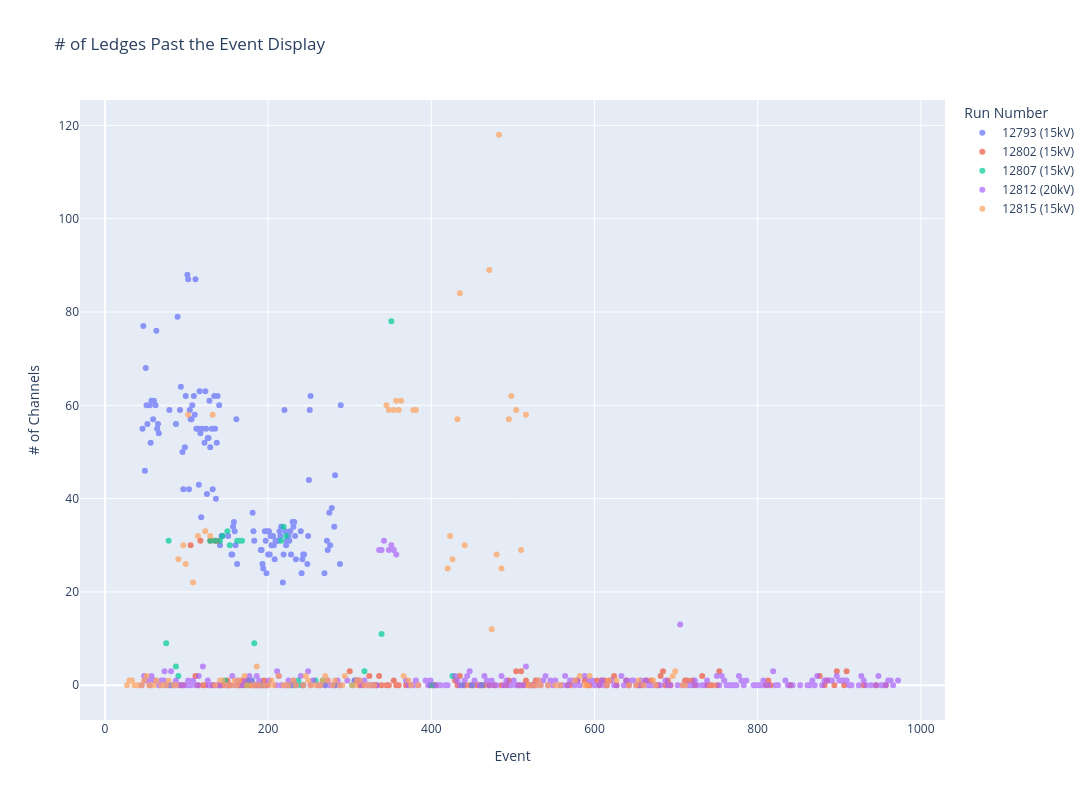

Write notebook code for a chart like this one.
### Code cell
channel = 1657
files = []
Event = [178]#,606,735,745,835,1116,1377,1560,1592,1785]
for event in Event:
    files.append(f"/Users/danielcarber/Documents/SBND/Noise Analysis/data/waveform_output_{event}.root")

#print(np.median(Waveform_df['Channel_1'][:np.argmax(Waveform_df['Channel_1'])-20]))
fig = make_subplots(rows=1,cols=1)

fig.add_trace(go.Scatter(x=Run_12793['Event'],y =Run_12793['Long Ledge'],name=f"12793 (15kV)",mode = 'markers',opacity = .7),row=1,col=1)
fig.add_trace(go.Scatter(x=Run_12802['Event'],y =Run_12802['Long Ledge'],name=f"12802 (15kV)",mode = 'markers',opacity = .7),row=1,col=1)
fig.add_trace(go.Scatter(x=Run_12807['Event'],y =Run_12807['Long Ledge'],name=f"12807 (15kV)",mode = 'markers',opacity = .7),row=1,col=1)
fig.add_trace(go.Scatter(x=Run_12812['Event'],y =Run_12812['Long Ledge'],name=f"12812 (20kV)",mode = 'markers',opacity = .7),row=1,col=1)
fig.add_trace(go.Scatter(x=Run_12815['Event'],y =Run_12815['Long Ledge'],name=f"12815 (15kV)",mode = 'markers',opacity = .7),row=1,col=1)




fig.update_layout(height = 800, width = 1200,showlegend = True)
fig.update_layout(
    title=f"# of Ledges Past the Event Display",
    xaxis_title="Event",
    yaxis_title="# of Channels",
    legend_title="Run Number",)
#plt.ylim(-100,5000)
#plt.xlim(np.argmax(Waveform_df['Channel_1'])-100,np.argmax(Waveform_df['Channel_1'])+100)
#plt.yscale("log")
#plt.legend(loc = "upper right")
#plt.xlabel("Time [Ticks]")
#plt.ylabel("ADC")
#plt.title("Example Waveform Channel 873")
#plt.show()
fig.show()

### Figure 1 — Plotly figure (JSON) as saved in the notebook; plotly's stock layout.template omitted (floating-point values rounded to 4 significant figures; data arrays with more than 128 entries replaced by an {"elided": "..."} marker saying what was removed)
{"data": [{"mode": "markers", "name": "12793 (15kV)", "opacity": 0.7, "type": "scatter", "x": {"elided": "130 int values"}, "xaxis": "x", "y": {"elided": "130 int values"}, "yaxis": "y"}, {"mode": "markers", "name": "12802 (15kV)", "opacity": 0.7, "type": "scatter", "x": [174, 123, 135, 477, 894, 528, 744, 882, 816, 504, 441, 945, 339, 840, 513, 456, 114, 753, 180, 495, 354, 138, 657, 591, 315, 732, 909, 525, 876, 312, 129, 579, 345, 492, 168, 810, 144, 447, 105, 693, 369, 522, 471, 723, 324, 627, 333, 519, 165, 309, 132, 348, 738, 93, 153, 450, 684, 186, 885, 714, 606, 150, 516, 687, 957, 111, 594, 486, 330, 189, 432, 465, 609, 171, 720, 624, 192, 741, 429, 612, 405, 813, 669, 690, 336, 459, 567, 588, 930, 678, 96, 639, 906, 510, 681, 402, 117, 750, 300, 615, 183, 357, 642, 711, 654, 603, 195, 897, 141, 507, 177, 198, 462, 570, 120, 435, 618, 399, 663, 360], "xaxis": "x", "y": [1, 0, 31, 0, 0, 1, 0, 0, 0, 3, 0, 0, 0, 0, 0, 0, 0, 3, 0, 1, 1, 31, 0, 0, 0, 2, 3, 0, 2, 0, 31, 1, 0, 0, 1, 0, 0, 0, 30, 0, 0, 0, 0, 0, 2, 0, 0, 0, 0, 1, 0, 0, 0, 0, 0, 0, 3, 0, 1, 1, 0, 1, 1, 0, 0, 2, 0, 0, 0, 0, 0, 0, 1, 0, 1, 2, 0, 0, 1, 1, 0, 1, 1, 1, 2, 0, 0, 1, 0, 0, 0, 1, 0, 3, 2, 0, 31, 0, 3, 0, 0, 0, 0, 1, 0, 1, 1, 3, 0, 0, 0, 0, 0, 0, 0, 2, 1, 0, 1, 0], "yaxis": "y"}, {"mode": "markers", "name": "12807 (15kV)", "opacity": 0.7, "type": "scatter", "x": [318, 174, 135, 162, 267, 339, 303, 180, 270, 231, 129, 216, 168, 144, 282, 426, 237, 165, 153, 450, 240, 90, 150, 306, 243, 351, 222, 234, 258, 219, 192, 87, 147, 75, 228, 402, 183, 438, 81, 141, 78, 177, 462, 399], "xaxis": "x", "y": [3, 0, 31, 31, 1, 11, 0, 1, 0, 0, 31, 31, 31, 32, 0, 2, 1, 31, 30, 0, 0, 2, 33, 1, 0, 78, 32, 0, 1, 34, 0, 4, 1, 9, 0, 0, 9, 0, 0, 31, 31, 1, 0, 0], "yaxis": "y"}, {"mode": "markers", "name": "12812 (20kV)", "opacity": 0.7, "type": "scatter", "x": {"elided": "268 int values"}, "xaxis": "x", "y": {"elided": "268 int values"}, "yaxis": "y"}, {"mode": "markers", "name": "12815 (15kV)", "opacity": 0.7, "type": "scatter", "x": {"elided": "132 int values"}, "xaxis": "x", "y": {"elided": "132 int values"}, "yaxis": "y"}], "layout": {"height": 800, "legend": {"title": {"text": "Run Number"}}, "showlegend": true, "title": {"text": "# of Ledges Past the Event Display"}, "width": 1200, "xaxis": {"anchor": "y", "domain": [0, 1], "title": {"text": "Event"}}, "yaxis": {"anchor": "x", "domain": [0, 1], "title": {"text": "# of Channels"}}}}
